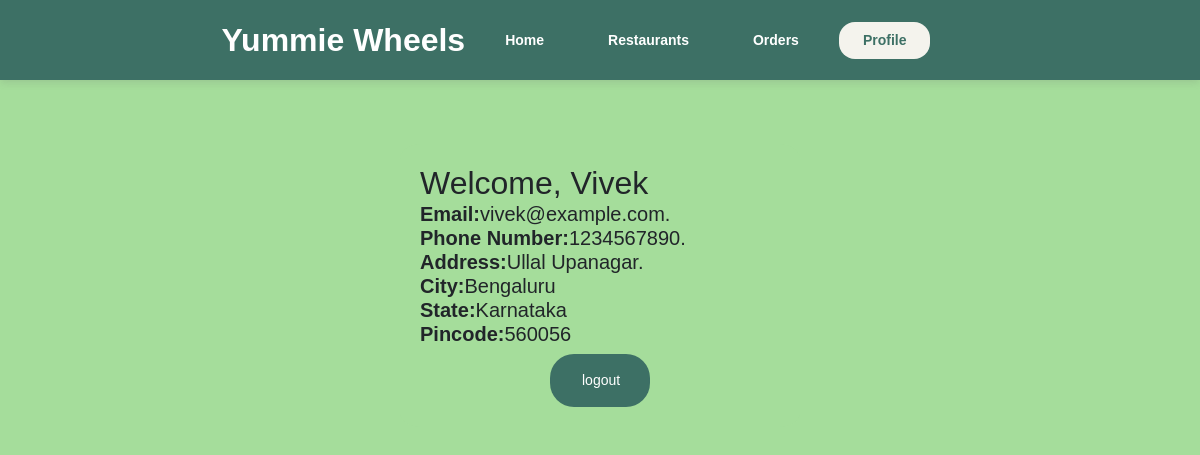
The page /login.php (signed in) on the database its author committed.
### tables this page shows
CREATE TABLE `users` (
  `user_id` int(11) NOT NULL,
  `name` varchar(255) NOT NULL,
  `email` varchar(255) NOT NULL,
  `password` varchar(255) NOT NULL,
  `phone` varchar(20) NOT NULL
);

CREATE TABLE `address` (
  `address_id` int(11) NOT NULL,
  `user_id` int(11) NOT NULL,
  `state` varchar(255) NOT NULL,
  `city` varchar(255) NOT NULL,
  `street` varchar(255) NOT NULL,
  `pincode` int(11) NOT NULL,
  `latitude` decimal(10,8) DEFAULT NULL,
  `longitude` decimal(11,8) DEFAULT NULL
);

### login.php (the view, shortened to what this page needs)
<?php
include './db_connect.php';
?>
<!DOCTYPE html>
<html lang="en">
<head>
	<link rel="stylesheet" href="https://stackpath.bootstrapcdn.com/bootstrap/4.3.1/css/bootstrap.min.css">
	<link rel="stylesheet" type="text/css" href="./css/my-login.css">
	<link rel="stylesheet" href="./css/style.css">
</head>
<body class="my-login-page log">
<div class="nav">
        <div class="menu-wrap">
            <a href="./index.php">
                <div class="logo">
                    Yummie Wheels
                </div>
            </a>
            <div class="menu h-xs">
                <a href="./index.php">
                    <div class="menu-item">
                        Home
                    </div>
                </a>
                <a href="./res.php">
                    <div class="menu-item">
                        Restaurants
                    </div>
                </a>
                <a href="./order.php">
                    <div class="menu-item">
                        Orders
                    </div>
                </a>
                <a href="./login.php">
                    <div class="menu-item active">
                    <?php
							if(!isset($_SESSION['uid'])){
                                echo "Login";
                            }
                            else{
                                echo "Profile";
                            }
                    ?>
                    </div>
                </a>
            </div>
            <div class="right-menu">
                <div class="cart-btn">
                </div>
            </div>
        </div>
    </div>
	<section class="h-100">
		<div class="container h-100">
			<div class="row justify-content-md-center h-100">
				<div class="card-wrapper">
					<div class="card-fat">
						<div class="card-body">
							<?php
							if(!isset($_SESSION['uid'])){
							echo<<<login
							<h4 class="card-title">Login</h4>
							<form method="POST" class="login-validate.php" action="./login-validate.php">
							<div class="form-group">
							<label for="email">E-Mail Address</label>
							<input id="email" type="email" class="form-control" name="email" value="" required autofocus>
							<div class="invalid-feedback">
							Email is invalid
							</div>
							</div>
							<div class="form-group">
							<label for="password">Password
							</label>
							<input id="password" type="password" class="form-control" name="password" required data-eye>
							<div class="invalid-feedback">
							Password is required
							</div>
							</div>
							<div class="form-group m-0">
							<button type="submit" class="btn btn-primary btn-block">
							Login
							</button>
							</div>
							<div class="mt-4 text-center">
							Don't have an account? <a href="./register.php">Create One</a>
							</div>
							</form>
							</div>
							login;
						}
						else{
							$user_id=$_SESSION['uid'];
							$sql="select * from Users where user_id=$user_id";
							$result=mysqli_query($conn, $sql);
   							$row=mysqli_fetch_assoc($result);
   							$name=$row["name"];
							$email=$row["email"];
							$ph=$row["phone"];
							$sqla="SELECT * FROM `Address` where user_id=$user_id";
							$addrow=mysqli_query($conn, $sqla);
							$ar=mysqli_fetch_assoc($addrow);
							$state=$ar["state"];
							$city=$ar["city"];
							$street=$ar["street"];
							$pin=$ar["pincode"];
							echo<<<in
							<h2 style="text-align:center;">Welcome, $name</h2>
							<br>
							<h5><strong>Email:</strong>{$email}.</br>
							<strong>Phone Number:</strong>{$ph}.</br>
							<strong>Address:</strong>{$street}.</br><strong>City:</strong>{$city}</br><strong>State:</strong>{$state}</br><strong>Pincode:</strong>{$pin}
							</h5>
							<form action="login.php" method="post">
							<input type="submit" name="logout" value="logout" style="background-color: #3D7065;border-radius: 1.5rem;border:none; color: white;padding: 16px 32px;text-decoration: none;margin: 4px 2px;
							cursor: pointer;display: block;width: 100px;margin: 0 auto;">
							</form>
							in;
						}
						?>
					</div>
				</div>
			</div>
		</div>
</body>
</html>

### css/my-login.css (style rules this page uses)
html,body { height: 100%; }
.log { background-image: url('../img/login/backgroundimg.jpg'); background-repeat: no-repeat; background-attachment: fixed; background-size: 100%; }
.my-login-page { background-color: #A5DD9B; border-radius: 25px; font-size: 14px; }
.card-fat { background-color: #A5DD9B; border-radius: 5%; }
.my-login-page .card-wrapper { width: 400px; }

### css/style.css (style rules this page uses)
:root { --primary-color: #F4F3ED; --secondary-color:#7F9F96; --third-color:#3D7065; --background-color: #F4F3ED; --extra-color:#628A80; --secon-color: #9da2ad; --grey: #7a7a7b; --white: #ffffff; }
* { font-family: 'Poppins', sans-serif; margin: 0; padding: 0; box-sizing: border-box; }
a { color: unset; text-decoration: none; }
body, html { background-color: var(--background-color); scroll-behavior: smooth; position: relative; overflow-x: hidden; }
.nav { position: fixed; top: 0; left: 0; width: 100%; z-index: 99; background-color: var(--third-color); box-shadow: rgba(99, 99, 99, 0.2) 0px 2px 8px 0px; }
.menu-wrap { max-width: 1366px; margin: auto; display: flex; align-items: center; justify-content: space-between; padding: 1rem; }
.logo { font-size: 2rem; font-weight: 800; color: white; }
.menu { display: flex; align-items: center; justify-content: center; }
.menu-item { margin-left: 1rem; padding: .5rem 1.5rem; font-weight: 600; color: var(--white); transition: .5s ease-in-out; cursor: pointer; }
.menu-item:hover, .menu-item.active { color: var(--third-color); background-color: var(--primary-color); border-radius: 1rem; }
.cart-btn { width: 3rem; height: 3rem; display: flex; align-items: center; justify-content: center; color: var(--primary-color); font-size: 2rem; cursor: pointer; transition: .5s ease-in-out; }
.container { width: 100%; margin: 0 auto; }
section { padding: 9rem 0; }
.row { display: flex; flex-wrap: wrap; }
h2, h4, h6 { margin: 0; padding: 0; display: inline-block; }

### rows shown on the page
users: name "Vivek", email "vivek@example.com", phone "1234567890"
address: street "Ullal Upanagar", city "Bengaluru", state "Karnataka", pincode "560056"
